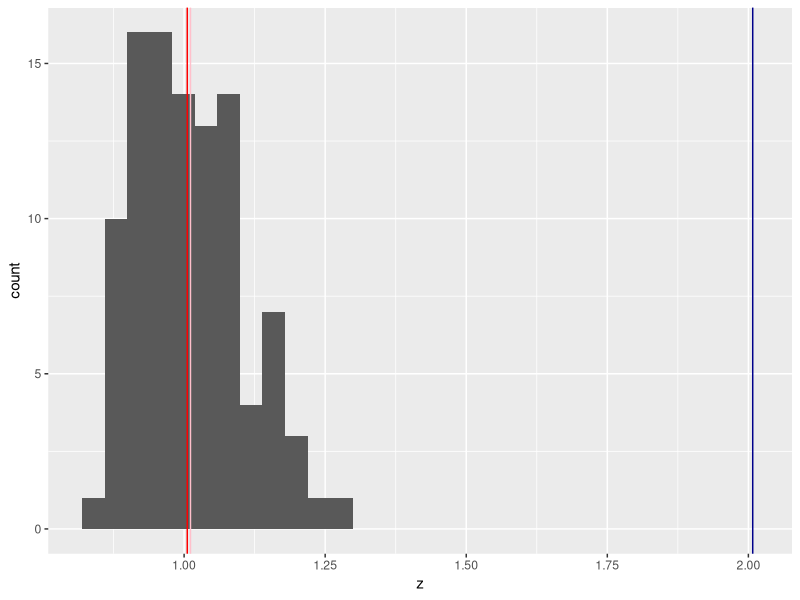
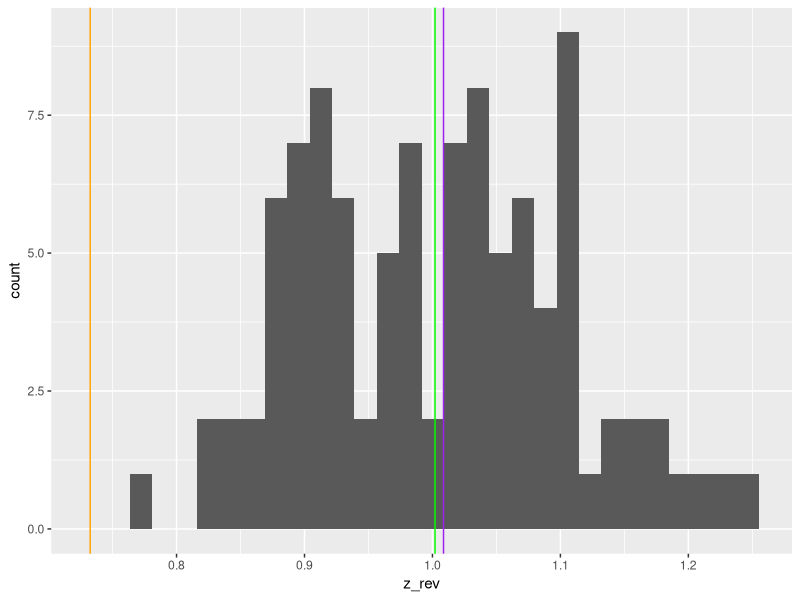

Reproduce these figures in R, in order.
#Descriptive statistics lab

library(tidyverse)

# Central tendency --------------------------------------------------------
#7.3.1 Comparing Central Tendency Measures
#What are the differences of the three measures of central tendency? To investigate this further, let’s perform the following exercise.

#Create a new vector z with length 100 as exp(rnorm(n = 100, mean = 0, sd = 0.1)), and calculate the arithmetic mean, geometric mean, and median of z.

z <- exp(rnorm(n = 100, mean = 0, sd = 0.1))
arithmetic_mean_z <- mean(z)
geometric_mean_z <- prod(z)^(1/length(100))
median_z <- median(z)



#Draw a histogram of z using functions tibble(), ggplot(), and geom_histogram().

#Draw vertical lines of arithmetic mean, geometric mean, and median on the histogram with different colors using a function geom_vline() .

#Visually compare the values of the central tendency measures with the vertical lines drawn by geom_vline().
z_tibble <- tibble(z)

z_tibble %>% 
  ggplot(mapping = aes(x = z )) +
  geom_histogram() +
geom_vline(xintercept = arithmetic_mean_z, color = "pink") +
geom_vline(xintercept = geometric_mean_z, color = "darkblue") +
geom_vline(xintercept = median_z, color= "red")


#Create a new vector z_rev as -z + max(z) + 0.5, and repeat step 1 – 4.

z_rev <- (z + max(z) + .5)

z_rev <- exp(rnorm(n = 100, mean = 0, sd = 0.1))
arithmetic_mean_z_rev <- mean(z_rev)
geometric_mean_z_rev <- prod(z_rev)^(1/length(100))
median_z_rev <- median(z_rev)

z_rev_tibble <- tibble(z_rev)

z_rev_tibble %>% 
  ggplot(mapping = aes(x = z_rev )) +
  geom_histogram() +
  geom_vline(xintercept = arithmetic_mean_z_rev, color = "green") +
  geom_vline(xintercept = geometric_mean_z_rev, color = "orange") +
  geom_vline(xintercept = median_z_rev, color= "purple")



# Variation ---------------------------------------------------------------

#7.3.2 Comparing Variation Measures
#Why do we have absolute (variance, SD, MAD, IQR) and relative measures (CV, MAD/Median) of variation? To understand this, suppose we have 100 measurements of fish weight in unit “gram.” (w in the following script)

w <- rnorm(100, mean = 10, sd = 1)

head(w) 

#Using this data, perform the following exercise:

#Convert the unit of w to “milligram” and create a new vector m.

m <- 1000*w

#Calculate SD and MAD for w and m.

(sd_w <- sqrt(sum((w-mean(w))^2) / length(w)))
(mad_w <- median(abs(w-median(w))))

(sd_m <- sqrt(sum((m-mean(m))^2) / length(m)))
(Mad_m <- median(abs(m-median(m))))

#Calculate CV and MAD/Median for w and m.

mean_w <- mean(w)
sd_w <- sd(w)
cv_w <- sd_w/mean_w

mean_m <- mean(m)
sd_m <- sd(m)
cv_m <- sd_m/mean_m
